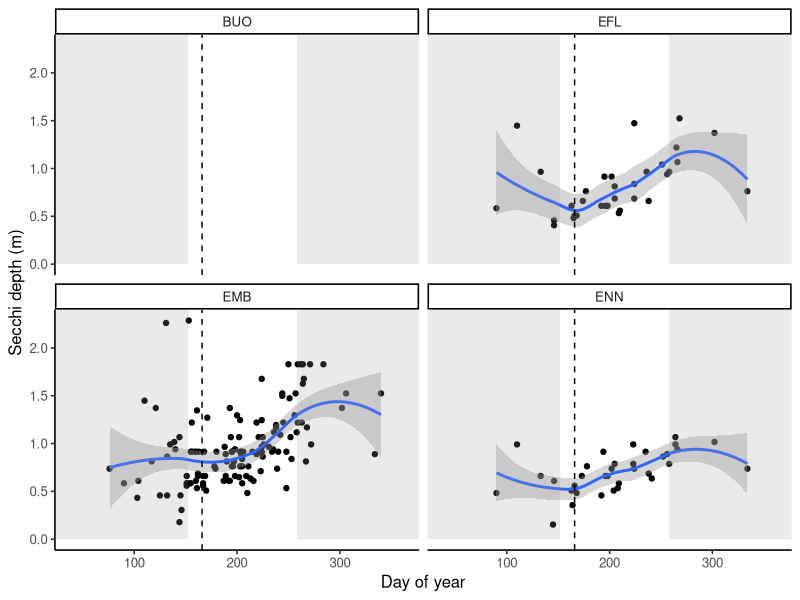
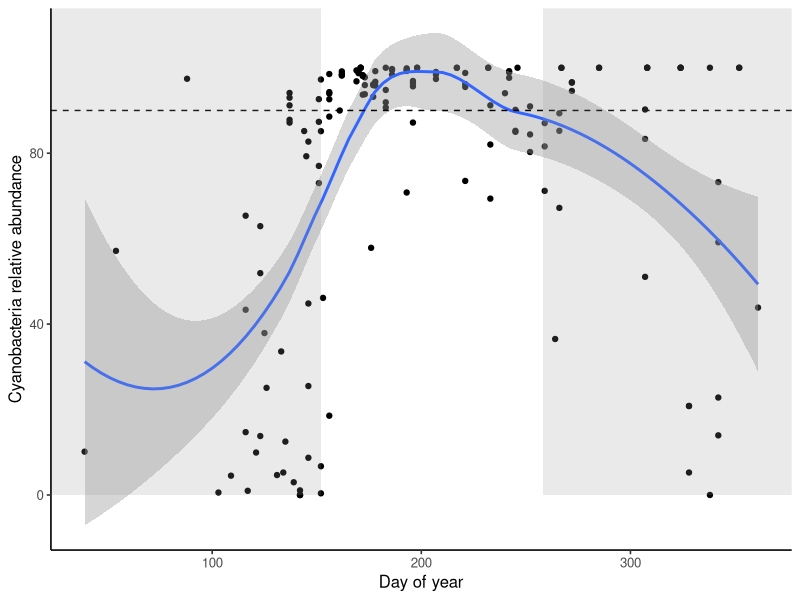
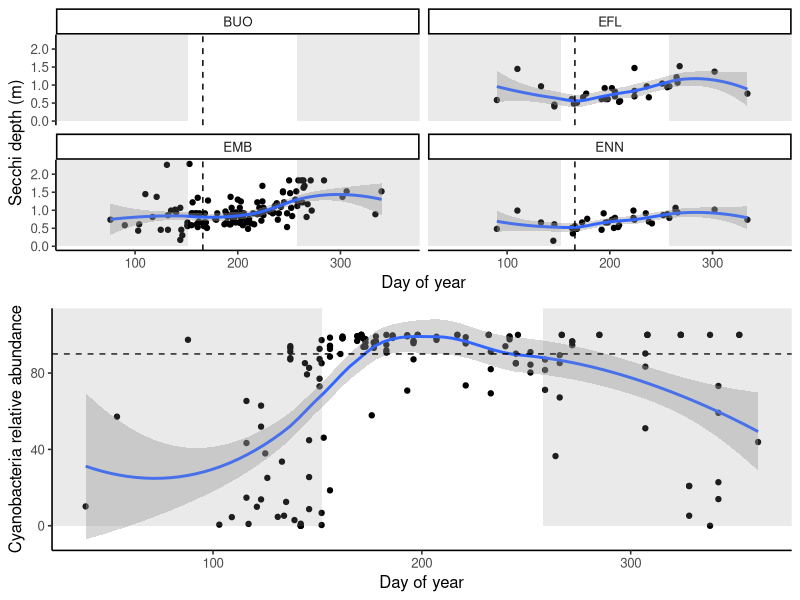
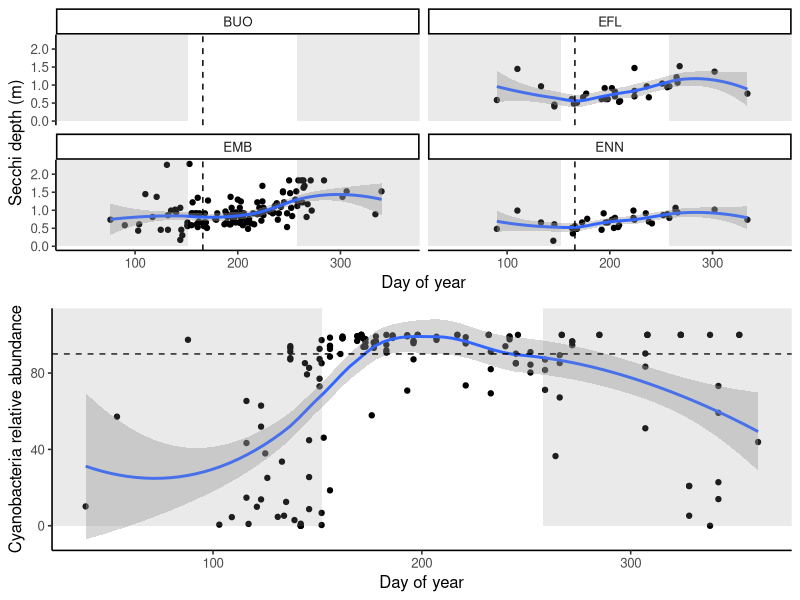

Generate these figures, in order, with R: (Note: this script raises an error after producing the figures.)
## ---- chunk 1
library(ggplot2) #needed for plots
library(dplyr) #needed for reshaping/reformating data
library(reshape2) #needed for reformatting data frames
library(ggpubr) #needed for formatting plots
## ---- chunk 2
phyto<-read.csv(file="Cleaned_data/HarshaLake_phytoplankton.csv", header=TRUE) #has the phytoplankton community dataset
## ---- chunk 3
Secchi<- read.csv(file="Cleaned_data/HarshaLake_Secchi.csv") #has Secchi depth data
## ---- chunk 4
### identify the labels used for fields ###
colnames(phyto) #identify labels for fields to filter
unique(phyto$SiteID) #determine the label for the site
unique(phyto$Division) #determine the label for cyanobacteria
head(phyto$CollectionDate) #determine format for sample date
min(phyto$CollectionDate) #earliest sample date
max(phyto$CollectionDate) #latest sample date
unique(phyto$Depth_ft) #determine the depth most data was collected
summary(phyto$SampleSpecificCellRelativeAbundance_Perc) #check for NAs
summary(phyto$TaxaSpecificCellDensity_cellsmL) #check for NAs

### Site 1: BUO ###
BUO_cyanos<- phyto %>%
  mutate(sampledate=as.Date(CollectionDate, 
                            format="%m/%d/%Y",
                            origin="1899-12-30")) %>% #tells R field contains dates
  filter(SiteID=="BUO", #filter for buoy site data
         Division=="Cyanobacteria"|Division==" Cyanobacteria ") %>% #filter for cyanobacteria data
  group_by(sampledate) %>% #group all observations by sample date
  summarize(cyano_relabund=sum(SampleSpecificCellRelativeAbundance_Perc, na.rm=TRUE), #add all observations of cyanobacteria biovolumes together for each sample date
            CD_cellsmL=sum(TaxaSpecificCellDensity_cellsmL, na.rm=TRUE)) %>% #adds all the cyanobacteria cells/mL together for each sample date
  filter(cyano_relabund<=100) %>% #remove any invalid records (>100%  not valid entry)
  ungroup()

### Site 2: EFL ###
EFL_cyanos<- phyto %>%
  mutate(sampledate=as.Date(CollectionDate, 
                            format="%m/%d/%Y",
                            origin="1899-12-30")) %>% #tells R field contains dates
  filter(SiteID=="EFL", #filter for buoy site data
         Division=="Cyanobacteria"|Division==" Cyanobacteria ") %>% #filter for cyanobacteria data
  group_by(sampledate) %>% #group all observations by sample date
  summarize(cyano_relabund=sum(SampleSpecificCellRelativeAbundance_Perc), #add all observations of cyanobacteria biovolumes together for each sample date
            CD_cellsmL=sum(TaxaSpecificCellDensity_cellsmL)) %>% #adds all the cyanobacteria cells/mL together for each sample date
  filter(cyano_relabund<=100) %>% #remove any invalid records (>100%  not valid entry)
  ungroup()

### Site 3: EMB ###
EMB_cyanos<- phyto %>%
  mutate(sampledate=as.Date(CollectionDate, 
                            format="%m/%d/%Y",
                            origin="1899-12-30")) %>% #tells R field contains dates
  filter(SiteID=="EMB", #filter for buoy site data
         Division=="Cyanobacteria"|Division==" Cyanobacteria ") %>% #filter for cyanobacteria data
  group_by(sampledate) %>% #group all observations by sample date
  summarize(cyano_relabund=sum(SampleSpecificCellRelativeAbundance_Perc), #add all observations of cyanobacteria biovolumes together for each sample date
            CD_cellsmL=sum(TaxaSpecificCellDensity_cellsmL)) %>% #adds all the cyanobacteria cells/mL together for each sample date
  filter(cyano_relabund<=100) %>% #remove any invalid records (>100%  not valid entry)
  ungroup()

### Site 4: ENN ###
ENN_cyanos<- phyto %>%
  mutate(sampledate=as.Date(CollectionDate, 
                            format="%m/%d/%Y",
                            origin="1899-12-30")) %>% #tells R field contains dates
  filter(SiteID=="ENN", #filter for buoy site data
         Division=="Cyanobacteria"|Division==" Cyanobacteria ") %>% #filter for cyanobacteria data
  group_by(sampledate) %>% #group all observations by sample date
  summarize(cyano_relabund=sum(SampleSpecificCellRelativeAbundance_Perc), #add all observations of cyanobacteria biovolumes together for each sample date
            CD_cellsmL=sum(TaxaSpecificCellDensity_cellsmL)) %>% #adds all the cyanobacteria cells/mL together for each sample date
  filter(cyano_relabund<=100) %>% #remove any invalid records (>100%  not valid entry)
  ungroup()
## ---- chunk 5
### identify the labels used for fields ###
colnames(Secchi) #identify labels for fields to filter
unique(Secchi$SiteID) #determine the label for the site
head(Secchi$SampleDate) #determine format for sample date
unique(Secchi$Variable) #check the variables 
unique(Secchi$Unit) #check units
in_m <- 0.0254 #conversion factor from inch to meter

### Site 1: BUO ###
BUO_Secchi<- Secchi %>%
  mutate(sampledate=as.Date(SampleDate, 
                            format="%m/%d/%Y",
                            origin="1899-12-30"),#tells R to format field as Date
         SD_m=Value*in_m) %>% #adds units to field
  filter(SiteID=="BUO") %>% #filter for the two sample sites
  select(sampledate, SD_m) %>%  #select the fields needed
  group_by(sampledate) %>% #group data by sample date
  summarize(SD_m=mean(SD_m, na.rm = TRUE)) #average the Secchi depth 

### Site 2: EFL ###
EFL_Secchi<- Secchi %>%
  mutate(sampledate=as.Date(SampleDate, 
                            format="%m/%d/%Y",
                            origin="1899-12-30"),#tells R to format field as Date
         SD_m=Value*in_m) %>% #adds units to field
  filter(SiteID=="EFL") %>% #filter for the two sample sites
  select(sampledate, SD_m) %>%  #select the fields needed
  group_by(sampledate) %>% #group data by sample date
  summarize(SD_m=mean(SD_m, na.rm = TRUE)) #average the Secchi depth 

### Site 3: EMB ###
EMB_Secchi<- Secchi %>%
  mutate(sampledate=as.Date(SampleDate, 
                            format="%m/%d/%Y",
                            origin="1899-12-30"),#tells R to format field as Date
         SD_m=Value*in_m) %>% #adds units to field
  filter(SiteID=="EMB") %>% #filter for the two sample sites
  select(sampledate, SD_m) %>%  #select the fields needed
  group_by(sampledate) %>% #group data by sample date
  summarize(SD_m=mean(SD_m, na.rm = TRUE)) #average the Secchi depth 

### Site 4: ENN ###
ENN_Secchi<- Secchi %>%
  mutate(sampledate=as.Date(SampleDate, 
                            format="%m/%d/%Y",
                            origin="1899-12-30"),#tells R to format field as Date
         SD_m=Value*in_m) %>% #adds units to field
  filter(SiteID=="ENN") %>% #filter for the two sample sites
  select(sampledate, SD_m) %>%  #select the fields needed
  group_by(sampledate) %>% #group data by sample date
  summarize(SD_m=mean(SD_m, na.rm = TRUE)) #average the Secchi depth 
## ---- chunk 6
cyanos<- phyto %>%
  mutate(sampledate=as.Date(CollectionDate, 
                            format="%m/%d/%Y",
                            origin="1899-12-30")) %>% #tells R field contains dates
  filter(Division=="Cyanobacteria"|Division==" Cyanobacteria ") %>% #filter for cyanobacteria data
  group_by(SiteID, sampledate) %>% #group all observations by sample date
  summarize(cyano_relabund=sum(SampleSpecificCellRelativeAbundance_Perc), #add all observations of cyanobacteria biovolumes together for each sample date
            CD_cellsmL=sum(TaxaSpecificCellDensity_cellsmL)) %>% #adds all the cyanobacteria cells/mL together for each sample date
  filter(cyano_relabund<=100) %>% #remove any invalid records (>100%  not valid entry)
  ungroup()

Secchi2<- Secchi %>%
  mutate(sampledate=as.Date(SampleDate, 
                            format="%m/%d/%Y",
                            origin="1899-12-30"),#tells R to format field as Date
         SD_m=Value*in_m) %>% #adds units to field
  select(SiteID, sampledate, SD_m) %>%  #select the fields needed
  group_by(SiteID, sampledate) %>% #group data by sample date
  summarize(SD_m=mean(SD_m, na.rm = TRUE)) %>% #average the Secchi depth 
  ungroup()

cyanoHAB_season<- merge(cyanos, Secchi2, by=c("SiteID", "sampledate"),
                       all =TRUE) #merges data frames and keeps all records 
cyanoHAB_season<- cyanoHAB_season %>%
  mutate(Yr=as.numeric(format(sampledate, "%Y")), #renames field
         daynum=as.numeric(format(sampledate, "%j"))) #adds field with day
## ---- chunk 7
### plot the Secchi depth over time ###
a<- ggplot(data=cyanoHAB_season, aes(x=daynum, y=SD_m)) + #plots SD across day
  geom_point() + #plots observations as points
  theme_classic(base_size=12) +
  geom_smooth()+
  facet_wrap(~SiteID) +
  geom_vline(xintercept = 166, lty="dashed")+ #add line for June 15th
  labs(x="Day of year", y="Secchi depth (m)") +
  annotate('rect', fill='gray60', alpha=.2, #creates a shadow box 
           xmin=-Inf, xmax=152, ymin=0, ymax=Inf) +#shadow box highlights CyanoHAB season
  annotate('rect', fill='gray60', alpha=.2, #creates a shadow box 
           xmin=258, xmax=Inf, ymin=0, ymax=Inf)  #shadow box highlights CyanoHAB season
a #print the figure

### plot the cyanobacteria relative abundance over time ####
b <- ggplot(data=cyanoHAB_season, aes(x=daynum, y=cyano_relabund)) + #plots cyano RB across day
  geom_point() + #plots observations as points
  theme_classic(base_size=12) +
  geom_smooth() + #adds regression curve
  
  labs(x="Day of year", 
       y="Cyanobacteria relative abundance") +
  geom_hline(yintercept = 90, lty="dashed") +
  annotate('rect', fill='gray60', alpha=.2, #creates a shadow box 
           xmin=-Inf, xmax=152, ymin=0, ymax=Inf) +#shadow box highlights CyanoHAB season
  annotate('rect', fill='gray60', alpha=.2, #creates a shadow box 
           xmin=258, xmax=Inf, ymin=0, ymax=Inf)  #shadow box highlights CyanoHAB season
b #print the figure

### overlay both figures ###
cyanoHABseason<- ggarrange(a, b, nrow=2) #plot a over plot b
cyanoHABseason #print out plot

### save plot ###
ggsave("Products/HarshaLake_cyanoHABseason.png") #saves plot to Products folder
## ---- chunk 8
write.csv(HL_cyanos, file="Cleaned_data/HarshaLake_cyanos.csv")
